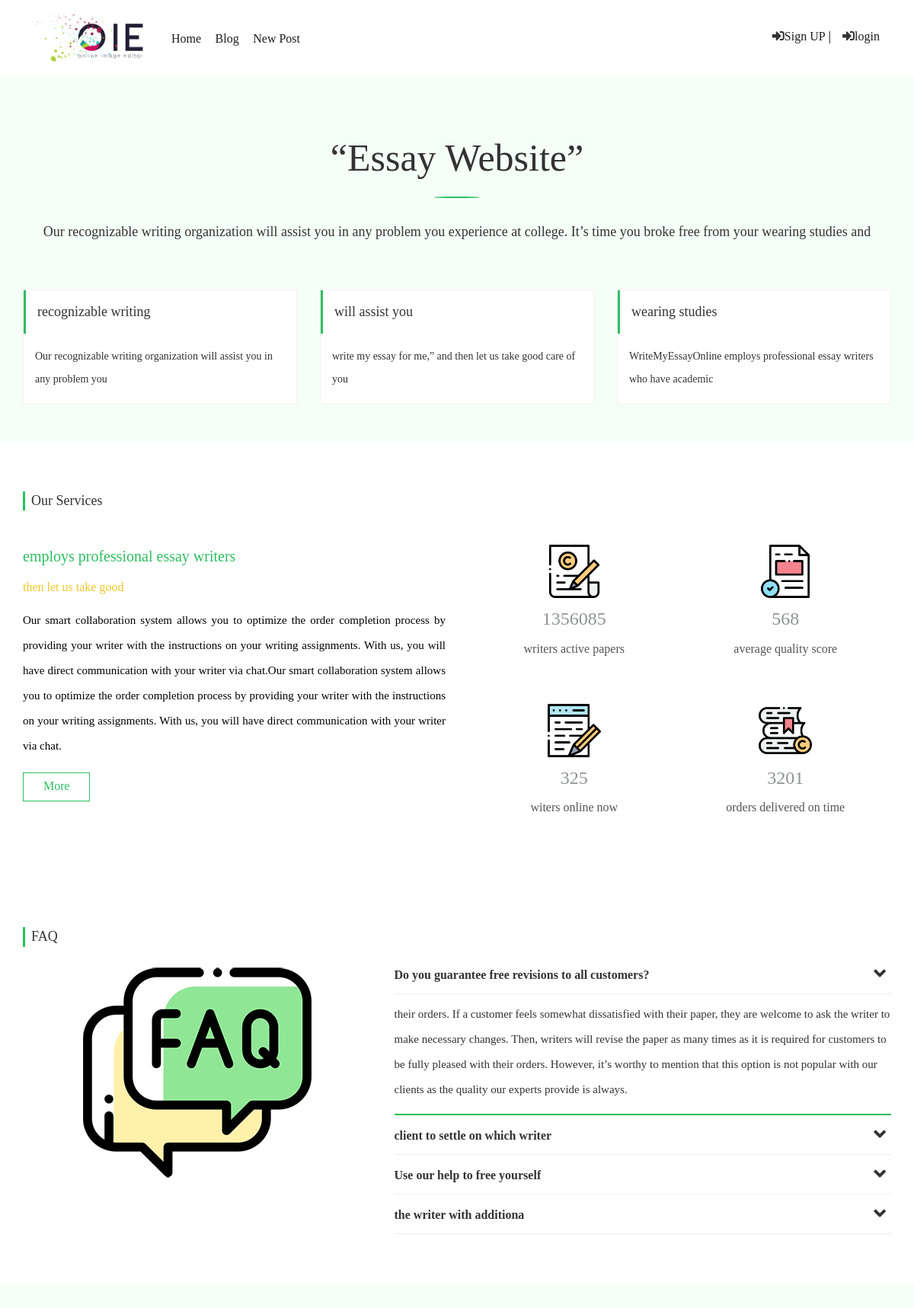
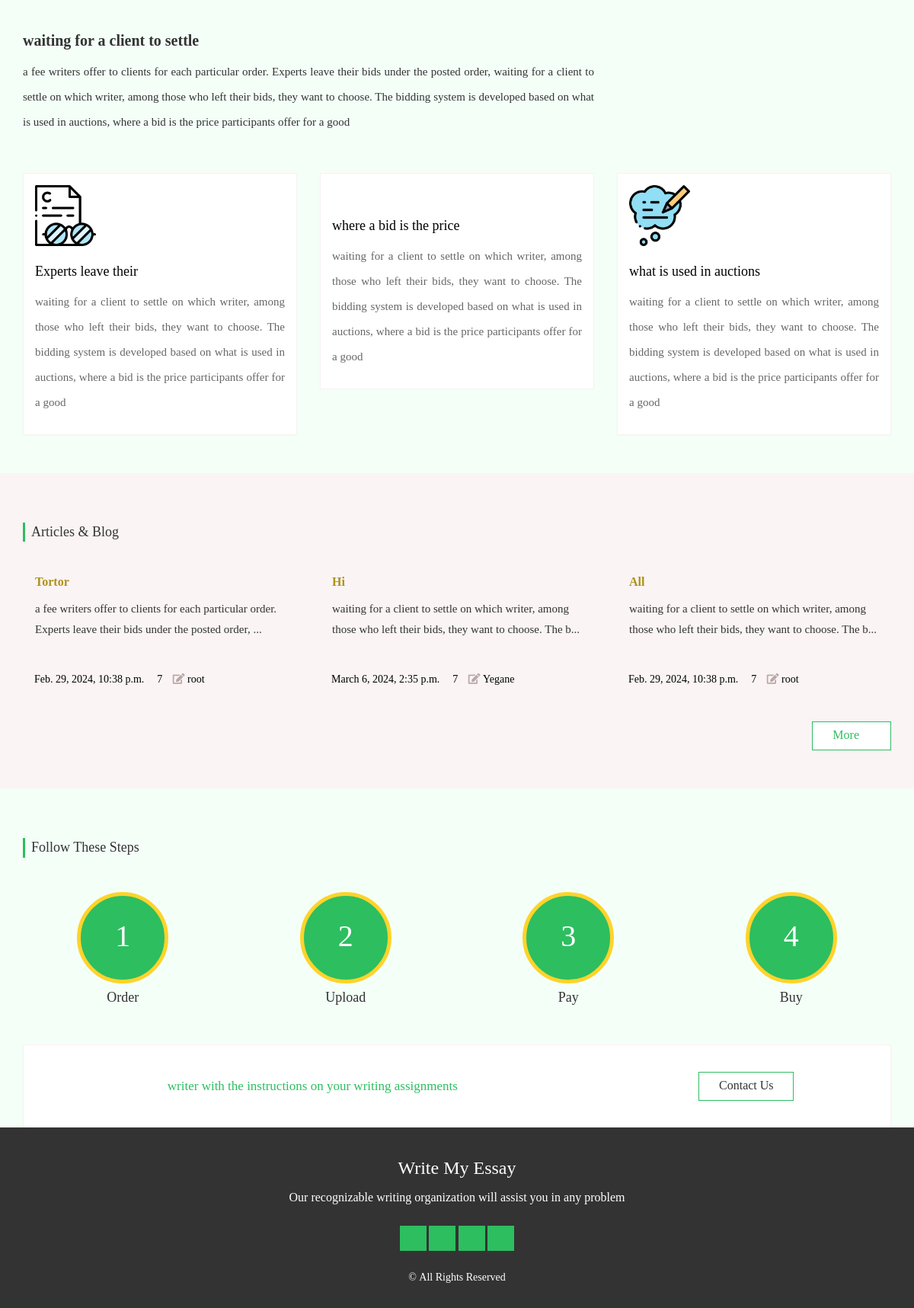
The page / on the database its author committed (2 pictures, top to bottom).
### blog/models.py (models this page shows, shortened)
class BaseModel(models.Model):
    created_at = models.DateTimeField(auto_now_add=True)
    updated_at = models.DateTimeField(auto_now=True)
    class Meta:
        abstract = True

class Post(BaseModel):
    class Meta:
        verbose_name_plural = 'Posts'
    STATUS_CHOICES = (
        ('pub', 'Published'),
        ('drf', 'Draft')
    )
    title = models.CharField(max_length=100)
    text = models.TextField()
    author = models.ForeignKey(User, on_delete=models.CASCADE, )
    status = models.CharField(choices=STATUS_CHOICES, max_length=3, default='pub')

### pages/views.py (the view)
# urls.py: path('', views.HomeView.as_view(), name='home')
class HomeView(generic.TemplateView):
    template_name = 'home.html'
    def get_context_data(self, **kwargs):
        kwargs['posts'] = Post.objects.all()[:3]
        return super().get_context_data(**kwargs)

### templates/home.html (shortened to what this page needs)
{% extends '_base.html' %}
{% load static %}
 {% block content %}
      <div class="top-heading">
         <div class="container">
            <div class="row">
               <div class="col-md-12 text-center">
                  <h1>“Essay Website”</h1>
                  <p>Our recognizable writing organization will assist you in any problem you experience at college.
                     It’s time you broke free from your wearing studies and
                  </p>
               </div>
               <div class="col-md-4">
                  <div class="service-box">
                     <h3>recognizable writing</h3>
                     <p>Our recognizable writing organization will assist you in any problem you</p>
                  </div>
               </div>
               <div class="col-md-4">
                  <div class="service-box">
                     <h3>will assist you</h3>
                     <p>write my essay for me,” and then let us take good care of you</p>
                  </div>
               </div>
               <div class="col-md-4">
                  <div class="service-box">
                     <h3>wearing studies</h3>
                     <p>WriteMyEssayOnline employs professional essay writers who have academic</p>
                  </div>
               </div>
            </div>
         </div>
      </div>
      <div class="introduction">
         <div class="container">
            <div class="title"><span>Our Services</span></div>
            <div class="row">
               <div class="col-md-6">
                  <div class="l-box">
                     <h2>employs professional essay writers</h2>
                     <span>then let us take good</span>
                     <p>Our smart collaboration system allows you to optimize the order completion process by
                        providing your writer with the instructions on your writing assignments. With us, you will
                        have direct communication with your writer via chat.Our smart collaboration system allows
                        you to optimize the order completion process by providing your writer with the instructions
                        on your writing assignments. With us, you will have direct communication with your writer
                        via chat.
                     </p>
                     <a href="#" class="main-btn">More</a>
                  </div>
               </div>
               <div class="col-md-6">
                  <div class="r-box">
                     <div class="col-md-6 text-center">
                        <div class="counter-box">
                           <img src="{% static 'img/blog/service/article (1).png' %}" alt="">
                           <span>1356085</span>
                           <h4>writers active papers</h4>
                        </div>
                     </div>
                     <div class="col-md-6 text-center">
                        <div class="counter-box">
                           <img src="{% static 'img/blog/service/article (2).png' %}" alt="">
                           <span>568</span>
                           <h4>average quality score</h4>
                        </div>
                     </div>
                     <div class="col-md-6 text-center">
                        <div class="counter-box">
                           <img src="{% static 'img/blog/service/blog.png' %}" alt="">
                           <span>325</span>
                           <h4>witers online now</h4>
                        </div>
                     </div>
                     <div class="col-md-6 text-center">
                        <div class="counter-box">
                           <img src="{% static 'img/blog/service/copywriting.png' %}" alt="">
                           <span>3201</span>
                           <h4>orders delivered on time</h4>
                        </div>
                     </div>
                  </div>
               </div>
            </div>
         </div>
      </div>
      <div class="faq">
         <div class="container">
            <div class="title"><span>FAQ</span></div>
            <div class="row">
               <div class="col-md-5">
                  <div class="faq-img text-center">
                     <img src="{% static 'img/blog/faq.png' %}" alt="">
                  </div>
               </div>
               <div class="col-md-7">
                  <div class="faq-accardion">
                     <div class="accardion-box">
                        <h4>Do you guarantee free revisions to all customers?<span><i class="fa fa-angle-down"></i></span></h4>
                        <p> their orders. If a customer feels somewhat dissatisfied with their paper, they are welcome to ask the writer to make necessary changes. Then, writers will revise the paper as many times as it is required for customers to be fully pleased with their orders. However, it’s worthy to mention that this option is not popular with our clients as the quality our experts provide is always.</p>
                     </div>
                     <div class="accardion-box">
                        <h4>client to settle on which writer<span><i class="fa fa-angle-down"></i></span></h4>
                     </div>
                     <div class="accardion-box">
                        <h4>Use our help to free yourself<span><i class="fa fa-angle-down"></i></span></h4>
                     </div>
                     <div class="accardion-box">
                        <h4>the writer with additiona<span><i class="fa fa-angle-down"></i></span></h4>
                     </div>
                  </div>
               </div>
            </div>
         </div>
      </div>
      <div class="description-box">
         <div class="container">
            <div class="row">
               <div class="col-md-8">
                  <div class="main-text">
                     <h2>waiting for a client to settle</h2>
                     <p>a fee writers offer to clients for each particular order. Experts leave their bids under the posted order, waiting for a client to settle on which writer, among those who left their bids, they want to choose. The bidding system is developed based on what is used in auctions, where a bid is the price participants offer for a good</p>
                  </div>
               </div>
               <div class="col-md-4">
                  <div class="main-text">
                     <img src="{% static 'img/blog/content.png' %}" alt="">
                  </div>
               </div>
            </div>
            <br><br>
            <div class="row">
               <div class="col-md-4">
                  <div class="text-boxs">
                     <img src="{% static 'img/blog/copywriter.png' %}" alt="">
                     <h3>Experts leave their</h3>
                     <p>waiting for a client to settle on which writer, among those who left their bids, they want to choose. The bidding system is developed based on what is used in auctions, where a bid is the price participants offer for a good</p>
                  </div>
               </div>
               <div class="col-md-4">
                  <div class="text-boxs">
                     <h3>where a bid is the price</h3>
                     <p>waiting for a client to settle on which writer, among those who left their bids, they want to choose. The bidding system is developed based on what is used in auctions, where a bid is the price participants offer for a good</p>
                  </div>
               </div>
               <div class="col-md-4">
                  <div class="text-boxs">
                     <img src="{% static 'img/blog/writing.png' %}" alt="">
                     <h3>what is used in auctions</h3>
                     <p>waiting for a client to settle on which writer, among those who left their bids, they want to choose. The bidding system is developed based on what is used in auctions, where a bid is the price participants offer for a good</p>
                  </div>
               </div>
            </div>
         </div>
      </div>
      <div class="blog-box">
         <div class="container">
            <div class="title"><span>Articles & Blog</span></div>
            <div class="row">
                {% for p in posts %}
                      <div class="col-md-4">
                  <a href="{% url 'post_detail' p.pk %}">
                     <div class="article-box">
                        <div class="a-text">
                           <h4>{{ p.title }} </h4>
                           <p>{{ p.text|slice:":107"  }}...</p>
                        </div>
                        <div class="a-meta">
                           <span>{{ p.updated_at }}</span>
                           <span>&nbsp;7</span>
                           <span><i class="fa fa-edit"></i>&nbsp{{ p.author }}</span>
                        </div>
                     </div>
                  </a>
               </div>
                {% endfor %}
               <div class="col-md-12 text-right"><a href="{% url 'posts_list' %} " class="main-btn">More &nbsp;&nbsp; </a></div>
            </div>
         </div>
      </div>
      <div class="levels text-center">
         <div class="container">
            <div class="title" style="margin-bottom: 30px;"><span>Follow These Steps</span></div>
            <div class="row">
               <div class="col-md-3">
                  <div class="col-one coln">
                     <span>1</span>
                     <h3>Order</h3>
                  </div>
               </div>
               <div class="col-md-3 ">
                  <div class="col-two coln">
                     <span>2</span>
                     <h3>Upload</h3>
                  </div>
               </div>
               <div class="col-md-3">
                  <div class="col-three coln">
                     <span>3</span>
                     <h3>Pay</h3>
                  </div>
               </div>
               <div class="col-md-3">
                  <div class="col-four coln">
                     <span>4</span>
                     <h3>Buy</h3>
                  </div>
               </div>
            </div>
         </div>
      </div>
      <div class="contact-us ">
         <div class="container text-center">
            <div class="row">
               <div class="col-md-12">
                  <div class="text-box">
                     <div class="col-md-8">
                        <p>writer with the instructions on your writing assignments</p>
                     </div>
                     <div class="col-md-4">
                        <a href="" class="main-btn">Contact Us</a>
                     </div>
                  </div>
               </div>
            </div>
         </div>
      </div>
{% endblock %}

### templates/_base.html (shortened to what this page needs)
{% load static %}
<!doctype html>
<html>
<head>
    <link rel="stylesheet" href="{% static 'css/blog/bootstrap.css' %}">
 <link rel="stylesheet" href="https://cdnjs.cloudflare.com/ajax/libs/font-awesome/5.15.4/css/all.min.css">
    <link rel="stylesheet" href="{% static 'css/blog/style.css' %}">
</head>
<body>
<header>
    <div class="top-menu">
        <div class="container">
            <div class="row">
                <div class="col-md-2 text-left">
                    <div class="logo">
                        <img src="{% static 'img/blog/logo.png' %}" alt="">
                    </div>
                </div>
                <div class="col-md-10">
                    <div class="main-menu">
                        <ul>
                            <li><a href="{% url 'home' %}">Home</a></li>
                            <li><a href="{% url 'posts_list' %}">Blog</a></li>
                            <li><a href="{% url 'post_create' %}">New Post</a></li>
                            {% if user.is_authenticated %}
                                <li class="my_li"><a>
                                <form action="{% url 'logout' %}" method="post" >
                                {% csrf_token %}
                                    <button class='btn_sub' type="submit"  ><i class="fa fa-sign-out-alt" style="font-size:18px;margin-top:1px; "></i> Log Out</button>
                                </form></a>    </li>
                                <li class="my_li"><a> Welcome <i class="fa fa-user" >{{ user.username }}</i></a>  |</li>
                             {% else %}
                                <li  class="fa fa-sign-in-alt my_li"><a href="{% url 'login' %}" >login</a></li>
                                <li  class="fa fa-sign-in-alt my_li"><a href="{% url 'signup' %}" >Sign UP</a>  |</li>
                            {% endif %}
                        </ul>
                    </div>
                </div>
            </div>
        </div>
    </div>
</header>
{% block content %}
{% endblock %}
<footer>
    <div class="footer text-center">
        <div class="container">
            <div class="row">
                <div class="col-md-12">
                    <div class="footer-desc">
                        <h3>Write My Essay</h3>
                        <p>Our recognizable writing organization will assist you in any problem</p>
                    </div>
                    <div class="footer-social">
                        <ul>
                            <li><a href="#"><i class="fa fa-facebook"></i></a></li>
                            <li><a href="#"><i class="fa fa-twitter"></i></a></li>
                            <li><a href="#"><i class="fa fa-instagram"></i></a></li>
                            <li><a href="#"><i class="fa fa-linkedin"></i></a></li>
                        </ul>
                    </div>
                    <div class="footer-copy-r">
                        <p>&copy;&nbsp;All Rights Reserved</p>
                        <br>
                    </div>
                </div>
            </div>
        </div>
    </div>
</footer>
</body>
</html>

### rows shown on the page
Post: title "Tortor", text "a fee writers offer to clients for each particular order. Experts leave their bids under the posted order,", updated_at "Feb. 29, 2024, 10:38 p.m.", author "root"
Post: title "Hi", text "waiting for a client to settle on which writer, among those who left their bids, they want to choose. The b", updated_at "March 6, 2024, 2:35 p.m.", author "Yegane"
Post: title "All", text "waiting for a client to settle on which writer, among those who left their bids, they want to choose. The b", updated_at "Feb. 29, 2024, 10:38 p.m.", author "root"
